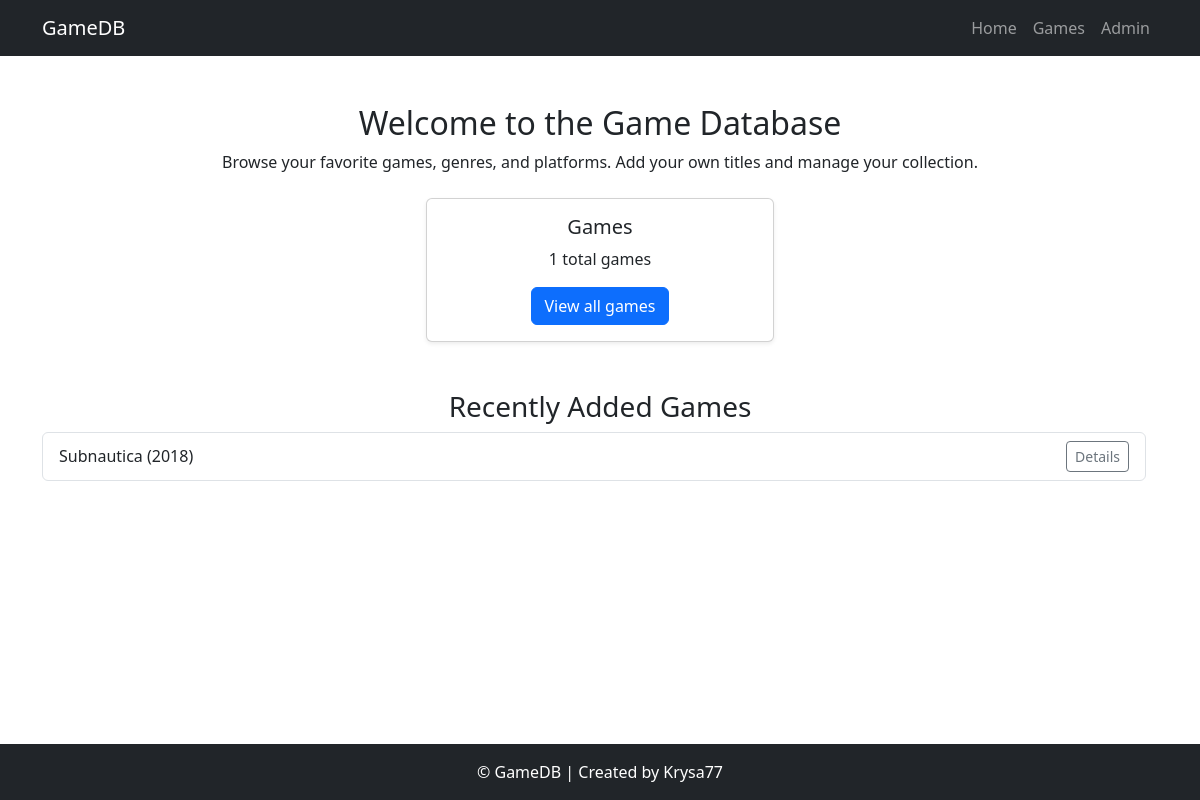
/, run on an earlier commit of the app's database.
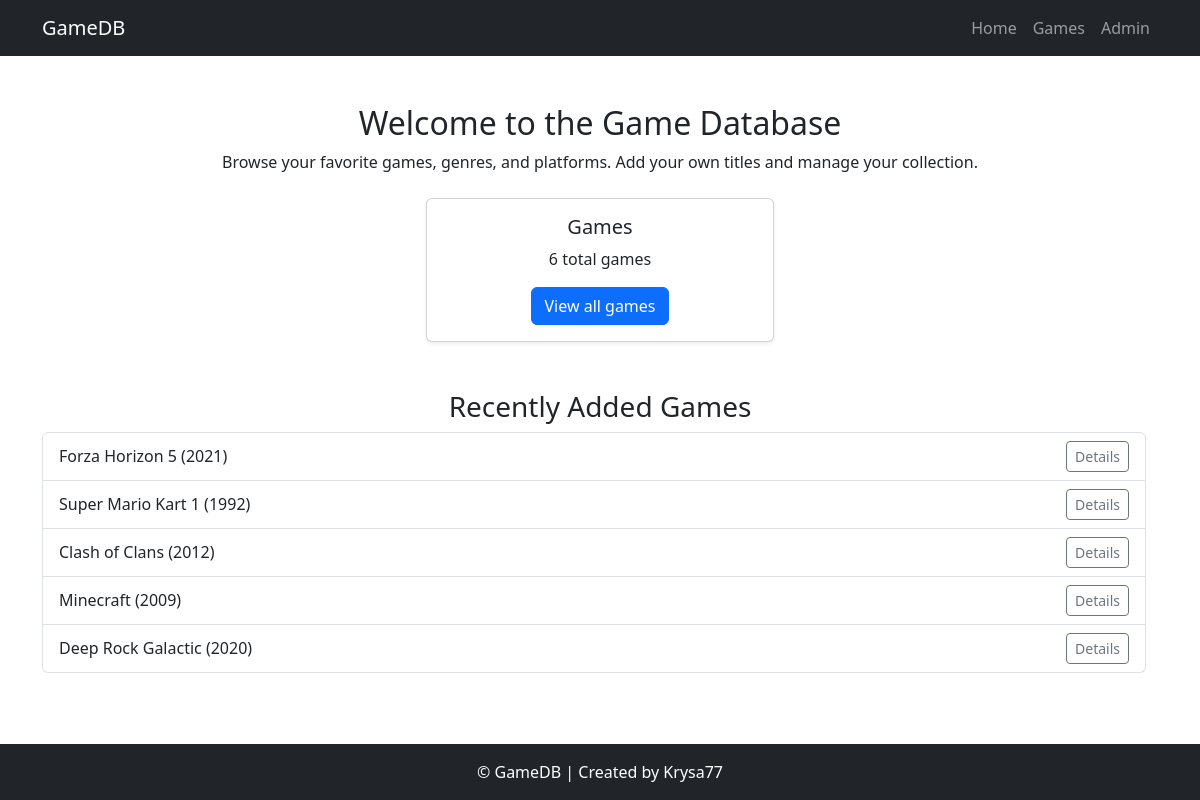
And on a later commit of the database.
### database/models.py (models this page shows, shortened)
class Game(models.Model):
    title = models.CharField(max_length=100, verbose_name="Game name")
    release_year = models.IntegerField(
        validators=[MinValueValidator(1970), MaxValueValidator(2100)],
        verbose_name="Release year"
    )
    price = models.DecimalField(max_digits=6, decimal_places=2, verbose_name="Price")
    platforms = models.ManyToManyField('Platform', verbose_name="Platforms")
    genres = models.ManyToManyField('Genre', verbose_name="Genres")
    description = models.TextField(blank=True, verbose_name="Description")
    photo = models.ImageField(
        upload_to='game_photos/',
        blank=True,
        null=True,
        verbose_name="Game Photo"
    )
    owner = models.ForeignKey(
        'Player',
        on_delete=models.CASCADE,
        related_name='games',
        verbose_name="Owner",
        blank=True,
        null=True,
    )
    class Meta:
        verbose_name = "Game"
        verbose_name_plural = "Games"
        ordering = ['title']

### database/views.py (the view)
# urls.py: path('', views.index, name="index"),
def index(request):
    context = {
        "game_count": Game.objects.count(),
        "genre_count": Genre.objects.count(),
        "platform_count": Platform.objects.count(),
        "recent_games": Game.objects.order_by('-id')[:5]
    }
    return render(request, "database/index.html", context)

### database/templates/database/index.html
{% extends "database/base.html" %}
{% block content %}
<div class="container mt-5">
  <h2 class="text-center">Welcome to the Game Database</h2>
  <p class="text-center">Browse your favorite games, genres, and platforms. Add your own titles and manage your collection.</p>
  <div class="row justify-content-center text-center mt-4">
    <div class="col-md-4">
      <div class="card shadow-sm">
        <div class="card-body text-center">
          <h5 class="card-title">Games</h5>
          <p class="card-text">{{ game_count }} total games</p>
          <a href="{% url 'game_list' %}" class="btn btn-primary">View all games</a>
        </div>
      </div>
    </div>
  <h3 class="mt-5">Recently Added Games</h3>
  <ul class="list-group">
    {% for game in recent_games %}
      <li class="list-group-item d-flex justify-content-between align-items-center">
        {{ game.title }} ({{ game.release_year }})
        <a href="{% url 'game_detail' game.id %}" class="btn btn-sm btn-outline-secondary">Details</a>
      </li>
    {% empty %}
      <li class="list-group-item">No games added yet.</li>
    {% endfor %}
  </ul>
</div>
{% endblock %}

### database/templates/database/base.html (shortened to what this page needs)
<!DOCTYPE html>
<html lang="en">
<head>
    <link rel="stylesheet" href="https://cdn.jsdelivr.net/npm/bootstrap@5.3.0/dist/css/bootstrap.min.css">
</head>
<body>
<nav class="navbar navbar-expand-lg navbar-dark bg-dark">
    <div class="container">
        <a class="navbar-brand" href="/">GameDB</a>
        <div class="collapse navbar-collapse" id="navbarNav">
            <ul class="navbar-nav ms-auto">
                <li class="nav-item">
                    <a class="nav-link" href="/">Home</a>
                </li>
                <li class="nav-item">
                    <a class="nav-link" href="/games/">Games</a>
                </li>
                <li class="nav-item">
                    <a class="nav-link" href="/admin/">Admin</a>
                </li>
            </ul>
        </div>
    </div>
</nav>
<main class="container mb-5">
    {% block content %}{% endblock %}
</main>
<footer class="bg-dark text-white py-3 ">
    <div class="container text-center">
        &copy; {{ now|date:"Y" }} GameDB | Created by Krysa77
    </div>
</footer>
</body>
</html>

### database/templates/database/base.html (style rules this page uses)
html, body { height: 100%; }
body { min-height: 100vh; display: flex; flex-direction: column; }
main.container { flex: 1 0 auto; }
footer { flex-shrink: 0; }

What changed in the data, as far as the page shows it:
no longer on this page (row edited): Game: title "Subnautica", release_year "2018"
added Game: title "Forza Horizon 5", release_year "2021"
added Game: title "Super Mario Kart 1", release_year "1992"
added Game: title "Clash of Clans", release_year "2012"
added Game: title "Minecraft", release_year "2009"
added Game: title "Deep Rock Galactic", release_year "2020"
Also different on the page:
{{ game_count }}: "1" → "6"
